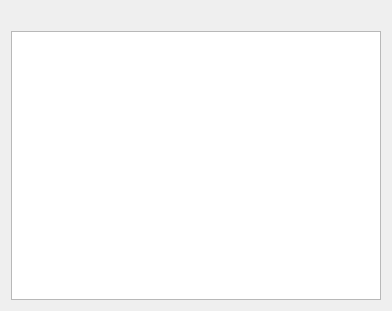
<?xml version="1.0" encoding="UTF-8"?>
<ui version="4.0">
 <class>Dialog</class>
 <widget class="QDialog" name="Dialog">
  <property name="geometry">
   <rect>
    <x>0</x>
    <y>0</y>
    <width>392</width>
    <height>311</height>
   </rect>
  </property>
  <property name="windowTitle">
   <string>Карта кроссбара</string>
  </property>
  <layout class="QVBoxLayout" name="verticalLayout">
   <item>
    <widget class="QLabel" name="label_prompt">
     <property name="text">
      <string/>
     </property>
    </widget>
   </item>
   <item>
    <widget class="QTableWidget" name="table_weights"/>
   </item>
  </layout>
 </widget>
 <resources/>
 <connections/>
</ui>
